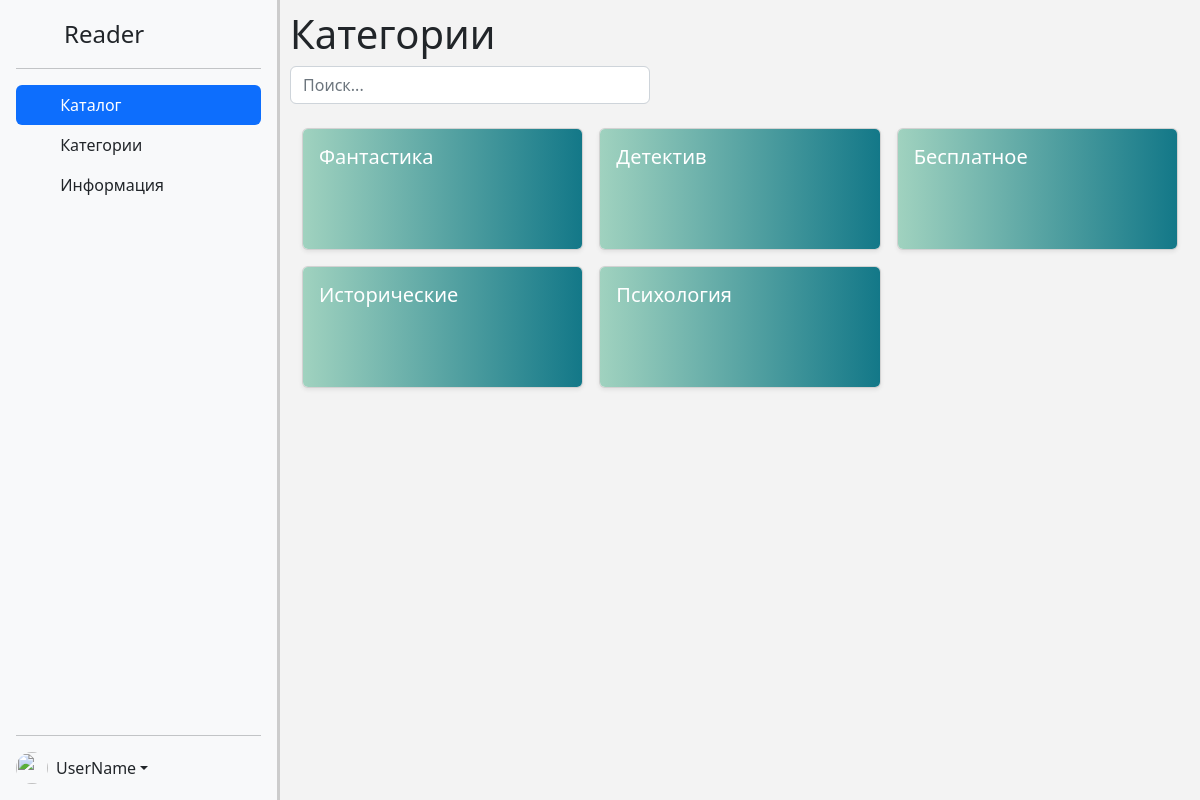
/viewCategories, run on an earlier commit of the app's database.
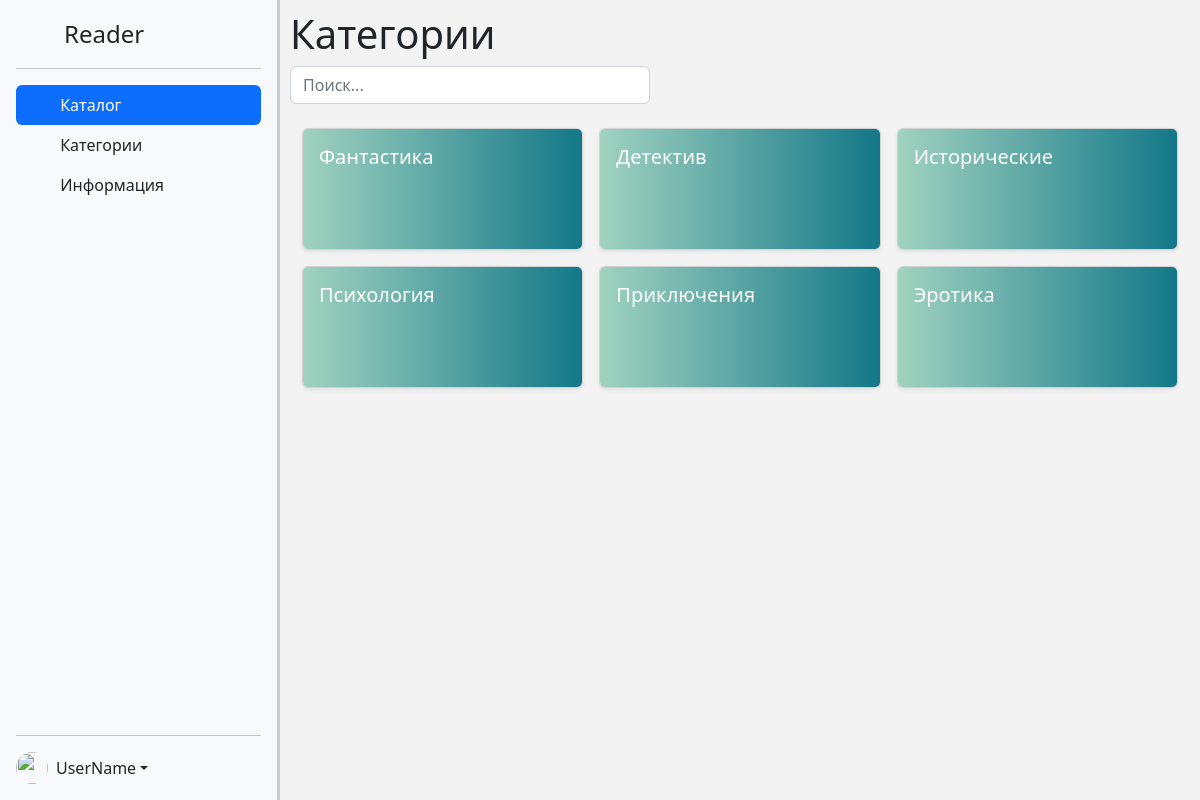
And on a later commit of the database.
### main/models.py (models this page shows, shortened)
class Categories(models.Model):
    name = models.CharField(max_length=50)

### main/views.py (the view)
# urls.py: path("viewCategories", viewCategories.as_view(), name='viewCategories'),
class viewCategories(View):
    def get(self, request):
        context = {}
        if 'login' in request.session:
            context['name'] = request.session['login']
        context['categories'] = Categories.objects.all()
        return render(request, "main/categories.html", context=context)

### main/templates/main/categories.html (shortened to what this page needs)
{% extends 'base/index.html' %}
{% block main %}
<div id="outer-container">
  {% include 'base/header.html' %}
  <div id="content">
    <h1>Категории</h1>
    <input id="search" type="text" class="form-control" placeholder="Поиск..." style="width: 40%" /><br />
    <div class="container">
      <div class="row row-cols-1 row-cols-sm-2 row-cols-md-3 g-3">
        {% for i in categories %}
        <a class="cats" style="text-decoration: none; color: white;" href="{% url 'index' %}?id={{i.id}}">
          <div class="col">
            <div class="card shadow-sm">
              <div id="categoryItem" class="card-body">
                <h5>{{i.name}}</h5>
              </div>
            </div>
          </div>
        </a>
        {% endfor %}
      </div>
    </div>
  </div>
</div>
{% endblock main %}

### templates/base/index.html (shortened to what this page needs)
{% load static %}
<!DOCTYPE html>
<html lang="en">
<head>
  {% include 'base/head.html' %}
  <link rel="stylesheet" href="{% static 'css/style.css' %}" />
</head>
<body>
  {% block main %}
  {% endblock main %}
</body>
</html>

### templates/base/head.html (shortened to what this page needs)
<link rel="stylesheet" href="https://use.fontawesome.com/releases/v5.8.2/css/all.css"
 />
<link href="https://cdn.jsdelivr.net/npm/bootstrap@5.2.0-beta1/dist/css/bootstrap.min.css" rel="stylesheet"
 />

### templates/base/header.html (shortened to what this page needs)
<div
  id="sidebar"
  class="d-flex flex-column flex-shrink-0 p-3 bg-light"
  style="width: 280px; height: 100%"
>
  <a
    href="{% url 'index' %}"
    class="d-flex align-items-center mb-3 mb-md-0 me-md-auto link-dark text-decoration-none"
  >
    <svg class="bi pe-none me-2" width="40" height="32">
      <use xlink:href="#bootstrap"></use>
    </svg>
    <span class="fs-4">Reader</span>
  </a>
  <hr />
  <ul class="nav nav-pills flex-column mb-auto">
    <li class="nav-item">
      <a href="{% url 'index' %}" class="nav-link active" aria-current="page">
        <svg class="bi pe-none me-2" width="16" height="16">
          <use xlink:href="#home"></use>
        </svg>
        Каталог
      </a>
    </li>
    <li>
      <a href="{% url 'viewCategories' %}" class="nav-link link-dark">
        <svg class="bi pe-none me-2" width="16" height="16">
          <use xlink:href="#speedometer2"></use>
        </svg>
        Категории
      </a>
    </li>
    <li>
      <a href="{% url 'info' %}" class="nav-link link-dark">
        <svg class="bi pe-none me-2" width="16" height="16">
          <use xlink:href="#table"></use>
        </svg>
        Информация
      </a>
    </li>
    <br /><br />
  </ul>
  <hr />
  <div class="dropdown">
    <a
      href="#"
      class="d-flex align-items-center link-dark text-decoration-none dropdown-toggle"
      id="dropdownUser2"
      data-bs-toggle="dropdown"
      aria-expanded="false"
    >
      <img
        src="https://github.com/mdo.png"
        alt=""
        width="32"
        height="32"
        class="rounded-circle me-2"
      />
      {% if name %}
      <a href="{% url 'profile' %}"> {{ name }} </a>
      {% else %} UserName {% endif %}
    </a>
  </div>
</div>

### static/css/style.css (style rules this page uses)
body { background: rgb(243, 243, 243); }
#outer-container { display: table; width: 100%; height: 100%; }
#sidebar { display: table-cell; width: 15%; vertical-align: top; border-right: 3px solid #ccc; }
#content { display: table-cell; width: 85%; vertical-align: top; height: 100vh; padding: 10px; }
#categoryItem { height: 120px; background-image: linear-gradient( to right, #a0d2bf 0%, #107687 51%, #a0d2bf 100% ); background-size: 200% auto; transition: 0.5s; cursor: pointer; border-radius: 5px; }

What changed in the data, as far as the page shows it:
removed Categories: name "Бесплатное"
added Categories: name "Приключения"
added Categories: name "Эротика"
